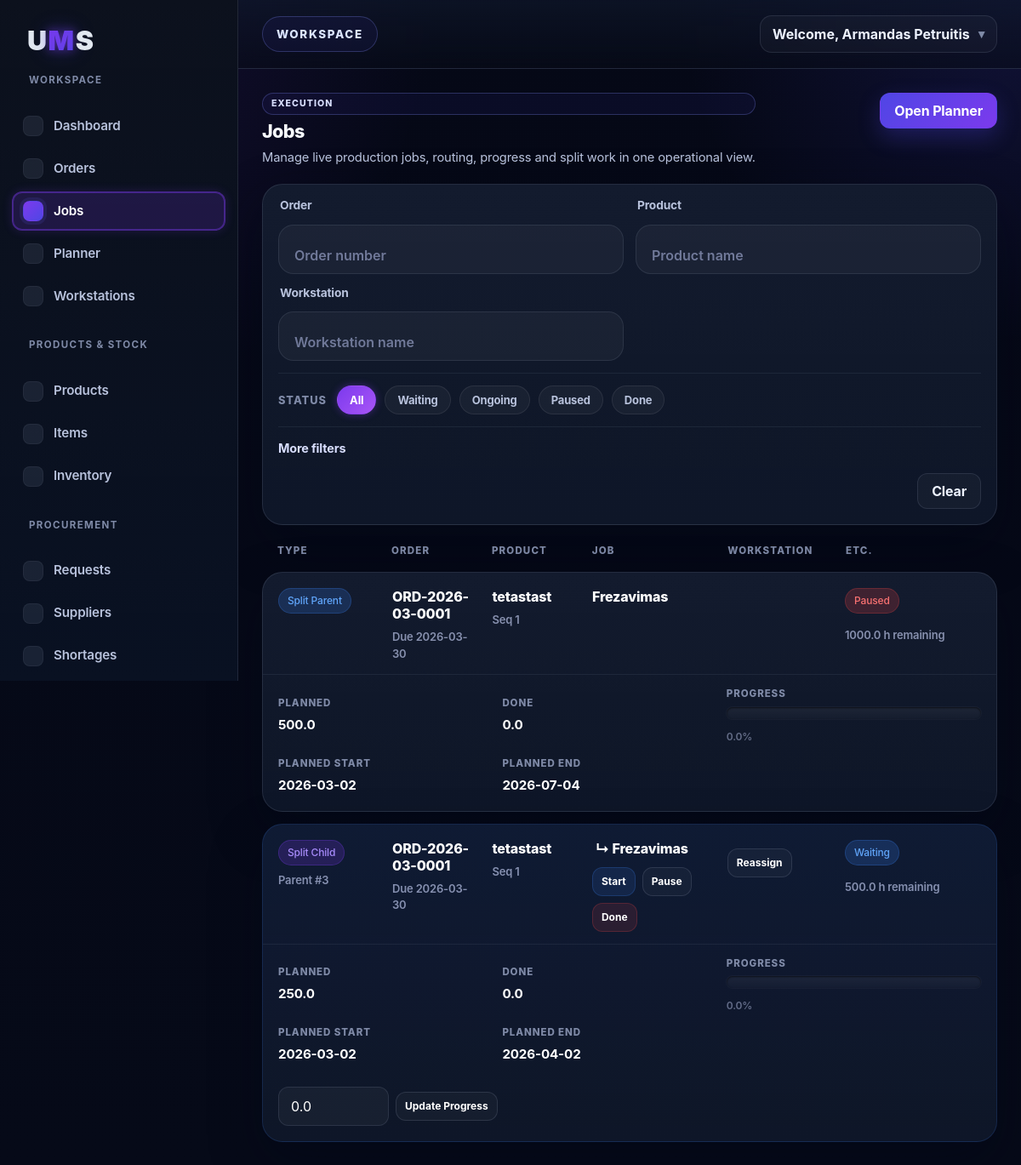
Screenshot of /jobs?workstation=1 (signed in) with the database file from the repository.
### tables this page shows
CREATE TABLE order_jobs (
    id INTEGER PRIMARY KEY AUTOINCREMENT,
    order_id INTEGER NOT NULL,
    product_job_template_id INTEGER,
    workstation_id INTEGER NOT NULL,
    job_name TEXT NOT NULL,
    sequence INTEGER NOT NULL,
    planned_quantity REAL NOT NULL,
    completed_quantity REAL NOT NULL DEFAULT 0,
    estimated_hours REAL NOT NULL,
    status TEXT NOT NULL DEFAULT 'Waiting', job_product_id INTEGER, planned_start TEXT, planned_end TEXT, parent_job_id INTEGER, is_split_child INTEGER NOT NULL DEFAULT 0, company_id INTEGER,
    FOREIGN KEY (order_id) REFERENCES orders(id),
    FOREIGN KEY (workstation_id) REFERENCES workstations(id)
);

CREATE TABLE orders (
        id INTEGER PRIMARY KEY AUTOINCREMENT,
        order_number TEXT,
        customer TEXT,
        status TEXT,
        due_date TEXT,
        priority TEXT
    , product_id INTEGER, quantity REAL DEFAULT 1, materials_reserved INTEGER NOT NULL DEFAULT 0, company_id INTEGER);

CREATE TABLE products (
        id INTEGER PRIMARY KEY AUTOINCREMENT,
        product_code TEXT NOT NULL,
        product_name TEXT NOT NULL,
        description TEXT,
        measurement_unit TEXT NOT NULL
    , time_per_unit REAL NOT NULL DEFAULT 0, stock_quantity REAL NOT NULL DEFAULT 0, company_id INTEGER);

### app.py (the view)
@app.route("/jobs")
@permission_required("view_jobs")
def jobs():
    if not is_logged_in():
        return redirect(url_for("login"))
    company_id = get_company_id()
    order_number = request.args.get("order_number", "").strip()
    product_name = request.args.get("product_name", "").strip()
    job_name = request.args.get("job_name", "").strip()
    workstation = request.args.get("workstation", "").strip()
    workstation_text = request.args.get("workstation_text", "").strip()
    due_date_from = request.args.get("due_date_from", "").strip()
    due_date_to = request.args.get("due_date_to", "").strip()
    selected_statuses = request.args.getlist("status")
    selected_statuses = [s.strip() for s in selected_statuses if s.strip()]
    statuses = selected_statuses[:]
    if "All" in statuses:
        statuses = []
    conn = sqlite3.connect("database.db")
    cursor = conn.cursor()
    query = """
        SELECT
            oj.id,
            o.order_number,
            jp.product_name,
            oj.job_name,
            w.name,
            oj.workstation_id,
            oj.sequence,
            oj.planned_quantity,
            oj.completed_quantity,
            oj.estimated_hours,
            oj.status,
            o.due_date,
            oj.planned_start,
            oj.planned_end,
            oj.parent_job_id,
            oj.is_split_child,
            (
                SELECT COUNT(*)
                FROM order_jobs child
                WHERE child.parent_job_id = oj.id
                  AND child.is_split_child = 1
                  AND child.company_id = oj.company_id
            ) AS child_count
        FROM order_jobs oj
        JOIN orders o
          ON oj.order_id = o.id
         AND o.company_id = oj.company_id
        LEFT JOIN products jp
          ON oj.job_product_id = jp.id
         AND jp.company_id = oj.company_id
        JOIN workstations w
          ON oj.workstation_id = w.id
         AND w.company_id = oj.company_id
        WHERE oj.company_id = ?
    """
    params = [company_id]
    if order_number:
        query += " AND o.order_number LIKE ?"
        params.append(f"%{order_number}%")
    if product_name:
        query += " AND jp.product_name LIKE ?"
        params.append(f"%{product_name}%")
    if job_name:
        query += " AND oj.job_name LIKE ?"
        params.append(f"%{job_name}%")
    if workstation:
        query += " AND oj.workstation_id = ?"
        params.append(workstation)
    if workstation_text:
        query += " AND w.name LIKE ?"
        params.append(f"%{workstation_text}%")
    if statuses:
        placeholders = ",".join(["?"] * len(statuses))
        query += f" AND oj.status IN ({placeholders})"
        params.extend(statuses)
    if due_date_from:
        query += " AND o.due_date >= ?"
        params.append(due_date_from)
    if due_date_to:
        query += " AND o.due_date <= ?"
        params.append(due_date_to)
    query += " ORDER BY o.due_date ASC, o.order_number ASC, oj.sequence ASC, oj.id ASC"
    cursor.execute(query, params)
    rows = cursor.fetchall()
    jobs = []
    for row in rows:
        job_id = row[0]
        planned_quantity = float(row[7] or 0)
        completed_quantity = float(row[8] or 0)
        child_count = int(row[16] or 0)
        progress_percent = 0
        if planned_quantity > 0:
            progress_percent = min(100, max(0, (completed_quantity / planned_quantity) * 100))
        jobs.append({
            "id": row[0],
            "order_number": row[1],
            "product_name": row[2] if row[2] else "-",
            "job_name": row[3],
            "workstation_name": row[4],
            "workstation_id": row[5],
            "sequence": row[6],
            "planned_quantity": planned_quantity,
            "completed_quantity": completed_quantity,
            "estimated_hours": row[9],
            "status": row[10],
            "due_date": row[11],
            "planned_start": row[12],
            "planned_end": row[13],
            "progress_percent": progress_percent,
            "parent_job_id": row[14],
            "is_split_child": int(row[15] or 0),
            "child_count": child_count,
            "can_start": can_start_job(cursor, job_id, company_id=company_id) if child_count == 0 else False
        })
    cursor.execute("""
        SELECT id, name
        FROM workstations
        WHERE company_id = ?
        ORDER BY name ASC
    """, (company_id,))
    ws_rows = cursor.fetchall()
    conn.close()
    workstations = [{"id": w[0], "name": w[1]} for w in ws_rows]
    filters = {
        "order_number": order_number,
        "product_name": product_name,
        "job_name": job_name,
        "workstation": workstation,
        "workstation_text": workstation_text,
        "status": selected_statuses,
        "due_date_from": due_date_from,
        "due_date_to": due_date_to
    }
    return render_template(
        "jobs.html",
        jobs=jobs,
        workstations=workstations,
        filters=filters,
        active_page="jobs"
    )

### templates/jobs.html (shortened to what this page needs)
{% extends "base.html" %}
{% block content %}
<div class="jobs-header">
  <div class="jobs-header-left">
    <span class="eyebrow-label">Execution</span>
    <h1>Jobs</h1>
    <p>Manage live production jobs, routing, progress and split work in one operational view.</p>
  </div>
  <div class="jobs-header-right">
    <a href="{{ url_for('planner') }}" class="dashboard-btn primary">Open Planner</a>
  </div>
</div>
<div class="dashboard-form-card section-spacing jobs-filter-card">
  <form method="GET" action="{{ url_for('jobs') }}" class="order-form live-filter-form" data-target="#jobs-results">
    <div class="jobs-filter-grid jobs-filter-grid-compact">
      <div class="form-group">
        <label for="order_number">Order</label>
        <input
          type="text"
          id="order_number"
          name="order_number"
          value="{{ filters.order_number }}"
          placeholder="Order number"
        >
      </div>
      <div class="form-group">
        <label for="product_name">Product</label>
        <input
          type="text"
          id="product_name"
          name="product_name"
          value="{{ filters.product_name }}"
          placeholder="Product name"
        >
      </div>
      <div class="form-group">
        <label for="workstation_text">Workstation</label>
        <input
          type="text"
          id="workstation_text"
          name="workstation_text"
          value="{{ filters.workstation_text }}"
          placeholder="Workstation name"
        >
      </div>
    </div>
    <div class="jobs-status-pills">
      <span class="jobs-status-label">Status</span>
      <label class="jobs-pill-option">
        <span>All</span>
      </label>
      <label class="jobs-pill-option">
        <span>Waiting</span>
      </label>
      <label class="jobs-pill-option">
        <span>Ongoing</span>
      </label>
      <label class="jobs-pill-option">
        <span>Paused</span>
      </label>
      <label class="jobs-pill-option">
        <span>Done</span>
      </label>
    </div>
    <details class="jobs-more-filters">
      <summary>More filters</summary>
    </details>
    <div class="form-actions">
      <a href="{{ url_for('jobs') }}" class="dashboard-btn secondary">Clear</a>
    </div>
  </form>
</div>
<div id="jobs-results">
  <div class="jobs-board">
    <div class="jobs-board-header">
      <div class="jobs-board-head jobs-col-type">Type</div>
      <div class="jobs-board-head jobs-col-order">Order</div>
      <div class="jobs-board-head jobs-col-product">Product</div>
      <div class="jobs-board-head jobs-col-job">Job</div>
      <div class="jobs-board-head jobs-col-workstation">Workstation</div>
      <div class="jobs-board-head jobs-col-meta">Etc.</div>
    </div>
    <div class="jobs-board-body">
      {% if jobs %}
        {% for job in jobs %}
          {% set total_hours = (job.estimated_hours * (job.planned_quantity - job.completed_quantity)) | round(2) %}
          {% if total_hours < 0 %}{% set total_hours = 0 %}{% endif %}
          {% set progress_percent = ((job.completed_quantity / job.planned_quantity) * 100) if job.planned_quantity > 0 else 0 %}
          {% set progress_width = progress_percent if progress_percent < 100 else 100 %}
          {% set status_class = "" %}
          {% if job.status == "Waiting" %}
            {% set status_class = "waiting" %}
          {% elif job.status == "Ongoing" %}
            {% set status_class = "in-progress" %}
          {% elif job.status == "Done" %}
            {% set status_class = "completed" %}
          {% elif job.status == "Paused" %}
            {% set status_class = "delayed" %}
          {% endif %}
          <article class="job-row-card {% if job.is_split_child %}job-row-split-child{% endif %}">
            <div class="job-row-top">
              <div class="job-cell jobs-col-type">
                {% if job.is_split_child %}
                  <span class="status-badge in-progress">Split Child</span>
                  <div class="subtle-meta">Parent #{{ job.parent_job_id }}</div>
                {% elif job.child_count > 0 %}
                  <span class="status-badge waiting">Split Parent</span>
                {% else %}
                  <span class="status-badge completed">Single</span>
                {% endif %}
              </div>
              <div class="job-cell jobs-col-order">
                <div class="job-main-value">{{ job.order_number }}</div>
                <div class="subtle-meta">Due {{ job.due_date }}</div>
              </div>
              <div class="job-cell jobs-col-product">
                <div class="job-main-value">{{ job.product_name }}</div>
                <div class="subtle-meta">Seq {{ job.sequence }}</div>
              </div>
              <div class="job-cell jobs-col-job">
                <div class="job-name-wrap">
                  {% if job.is_split_child %}
                    <span class="job-name-indent">↳ {{ job.job_name }}</span>
                  {% else %}
                    <span>{{ job.job_name }}</span>
                  {% endif %}
                </div>
                <div class="job-row-actions">
                  {% if job.child_count == 0 %}
                    <div class="job-action-cluster">
                      <form method="POST" action="{{ url_for('update_job_status', job_id=job.id, new_status='Ongoing') }}" class="inline-form">
                        <button type="submit" class="table-action-btn btn-edit job-micro-btn" {% if not job.can_start %}disabled title="Previous sequence jobs must be Done first"{% endif %}>Start</button>
                      </form>
                      <form method="POST" action="{{ url_for('update_job_status', job_id=job.id, new_status='Paused') }}" class="inline-form">
                        <button type="submit" class="table-action-btn btn-neutral job-micro-btn">Pause</button>
                      </form>
                      <form method="POST" action="{{ url_for('update_job_status', job_id=job.id, new_status='Done') }}" class="inline-form">
                        <button type="submit" class="table-action-btn btn-delete job-micro-btn">Done</button>
                      </form>
                    </div>
                  {% endif %}
                </div>
              </div>
              <div class="job-cell jobs-col-workstation">
                {% if job.child_count == 0 %}
                  <div class="custom-dropdown" data-job-id="{{ job.id }}">
                    <button type="button" class="dropdown-trigger table-action-btn btn-neutral job-micro-btn">
                      Reassign
                    </button>
                  </div>
                {% endif %}
              </div>
              <div class="job-cell jobs-col-meta">
                <div class="job-meta-stack">
                  <span class="status-badge {{ status_class }}">{{ job.status }}</span>
                  <div class="subtle-meta">{{ total_hours }} h remaining</div>
                </div>
              </div>
            </div>
            <div class="job-row-bottom">
              <div class="job-bottom-grid">
                <div class="job-mini-block">
                  <span class="job-mini-label">Planned</span>
                  <strong>{{ job.planned_quantity }}</strong>
                </div>
                <div class="job-mini-block">
                  <span class="job-mini-label">Done</span>
                  <strong>{{ job.completed_quantity }}</strong>
                </div>
                <div class="job-mini-block job-progress-block">
                  <span class="job-mini-label">Progress</span>
                  <div class="progress-track">
                  </div>
                  <div class="subtle-meta">{{ progress_percent | round(0) }}%</div>
                </div>
                <div class="job-mini-block">
                  <span class="job-mini-label">Planned Start</span>
                  <strong>{{ job.planned_start if job.planned_start else "-" }}</strong>
                </div>
                <div class="job-mini-block">
                  <span class="job-mini-label">Planned End</span>
                  <strong>{{ job.planned_end if job.planned_end else "-" }}</strong>
                </div>
              </div>
              {% if job.child_count == 0 %}
                <div class="job-bottom-tools">
                  <form method="POST" action="{{ url_for('update_job_progress', job_id=job.id) }}" class="job-progress-inline job-progress-inline-compact">
                    <input type="number" step="0.01" min="0" max="{{ job.planned_quantity }}" name="completed_quantity" value="{{ job.completed_quantity }}">
                    <button type="submit" class="table-action-btn btn-neutral job-micro-btn">Update Progress</button>
                  </form>
                </div>
              {% endif %}
            </div>
          </article>
        {% endfor %}
      {% else %}
        <div class="dashboard-table-card">
          <div class="empty-table-message">No jobs found.</div>
        </div>
      {% endif %}
    </div>
  </div>
</div>
{% endblock %}

### rows the page displays
order_jobs: is_split_child "Split Parent", order_number "ORD-2026-03-0001", due_date "2026-03-30", product_name "tetastast", sequence "1", job_name "Frezavimas", status "Paused", total_hours "1000.0", planned_quantity "500.0", completed_quantity "0.0", planned_start "2026-03-02", planned_end "2026-07-04"
order_jobs: parent_job_id "3", order_number "ORD-2026-03-0001", due_date "2026-03-30", product_name "tetastast", sequence "1", job_name "Frezavimas", status "Waiting", total_hours "500.0", planned_quantity "250.0", completed_quantity "0.0", planned_start "2026-03-02", planned_end "2026-04-02"

### other values shown
{{ session.get('user_name') }} "Armandas Petruitis"
